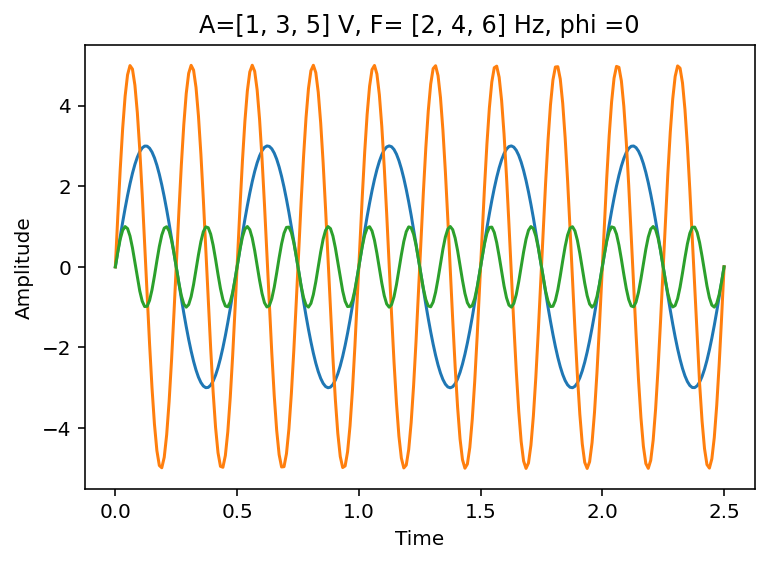

Recreate this plot in Python.
import numpy as np
import matplotlib.pyplot as plt


#1 Моделирование гармонического колебания
# x(t) = A*cos(2pi*f*t + ph)
t = np.linspace(0, 2.5, 250)
A1 = 3
A2 = 5
A3 = 1

f1 = 2
f2 = 4
f3 = 6

ph = 0

x1 = A1 * np.sin(2*np.pi*f1*t + ph)
x2 = A2 * np.sin(2*np.pi*f2*t + ph)
x3 = A3 * np.sin(2*np.pi*f3*t + ph)

plt.plot(t,x1)
plt.plot(t,x2)
plt.plot(t,x3)


plt.xlabel('Time'), plt.ylabel('Amplitude')
plt.title('A=[1, 3, 5] V, F= [2, 4, 6] Hz, phi ={}'.format(ph))
